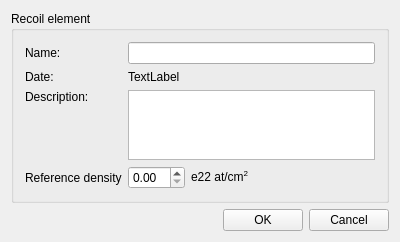
<?xml version="1.0" encoding="UTF-8"?>
<ui version="4.0">
 <class>RecoilInfoDialog</class>
 <widget class="QWidget" name="RecoilInfoDialog">
  <property name="enabled">
   <bool>true</bool>
  </property>
  <property name="geometry">
   <rect>
    <x>0</x>
    <y>0</y>
    <width>400</width>
    <height>228</height>
   </rect>
  </property>
  <property name="sizePolicy">
   <sizepolicy hsizetype="Preferred" vsizetype="Preferred">
    <horstretch>0</horstretch>
    <verstretch>0</verstretch>
   </sizepolicy>
  </property>
  <property name="minimumSize">
   <size>
    <width>400</width>
    <height>0</height>
   </size>
  </property>
  <property name="windowTitle">
   <string>Recoil element info</string>
  </property>
  <layout class="QGridLayout" name="gridLayout">
   <property name="sizeConstraint">
    <enum>QLayout::SetDefaultConstraint</enum>
   </property>
   <item row="0" column="1">
    <layout class="QVBoxLayout" name="verticalLayout">
     <item>
      <widget class="QGroupBox" name="groupBox_10">
       <property name="title">
        <string>Recoil element</string>
       </property>
       <layout class="QVBoxLayout" name="verticalLayout_7">
        <item>
         <layout class="QFormLayout" name="formLayout">
          <item row="0" column="0">
           <widget class="QLabel" name="label_31">
            <property name="text">
             <string>Name:</string>
            </property>
           </widget>
          </item>
          <item row="0" column="1">
           <widget class="QLineEdit" name="nameLineEdit">
            <property name="sizePolicy">
             <sizepolicy hsizetype="Expanding" vsizetype="Fixed">
              <horstretch>0</horstretch>
              <verstretch>0</verstretch>
             </sizepolicy>
            </property>
            <property name="minimumSize">
             <size>
              <width>0</width>
              <height>0</height>
             </size>
            </property>
            <property name="maximumSize">
             <size>
              <width>16777215</width>
              <height>16777215</height>
             </size>
            </property>
           </widget>
          </item>
          <item row="1" column="0">
           <widget class="QLabel" name="label_33">
            <property name="text">
             <string>Date:</string>
            </property>
           </widget>
          </item>
          <item row="1" column="1">
           <widget class="QLabel" name="dateLabel_2">
            <property name="sizePolicy">
             <sizepolicy hsizetype="Preferred" vsizetype="Fixed">
              <horstretch>0</horstretch>
              <verstretch>0</verstretch>
             </sizepolicy>
            </property>
            <property name="text">
             <string>TextLabel</string>
            </property>
           </widget>
          </item>
          <item row="2" column="0">
           <widget class="QLabel" name="label_32">
            <property name="text">
             <string>Description:</string>
            </property>
            <property name="alignment">
             <set>Qt::AlignLeading|Qt::AlignLeft|Qt::AlignTop</set>
            </property>
           </widget>
          </item>
          <item row="2" column="1">
           <widget class="QPlainTextEdit" name="descriptionLineEdit">
            <property name="sizePolicy">
             <sizepolicy hsizetype="Expanding" vsizetype="Expanding">
              <horstretch>0</horstretch>
              <verstretch>1</verstretch>
             </sizepolicy>
            </property>
            <property name="sizeAdjustPolicy">
             <enum>QAbstractScrollArea::AdjustToContents</enum>
            </property>
           </widget>
          </item>
          <item row="3" column="0">
           <widget class="QLabel" name="referenceDensityLabel">
            <property name="text">
             <string>Reference density</string>
            </property>
           </widget>
          </item>
          <item row="3" column="1">
           <widget class="QWidget" name="widget" native="true">
            <layout class="QHBoxLayout" name="horizontalLayout_4">
             <property name="spacing">
              <number>6</number>
             </property>
             <property name="leftMargin">
              <number>0</number>
             </property>
             <property name="topMargin">
              <number>0</number>
             </property>
             <property name="rightMargin">
              <number>0</number>
             </property>
             <property name="bottomMargin">
              <number>0</number>
             </property>
             <item>
              <widget class="QDoubleSpinBox" name="referenceDensityDoubleSpinBox">
               <property name="enabled">
                <bool>true</bool>
               </property>
               <property name="sizePolicy">
                <sizepolicy hsizetype="Fixed" vsizetype="Fixed">
                 <horstretch>0</horstretch>
                 <verstretch>0</verstretch>
                </sizepolicy>
               </property>
               <property name="singleStep">
                <double>0.010000000000000</double>
               </property>
              </widget>
             </item>
             <item>
              <widget class="QLabel" name="label">
               <property name="enabled">
                <bool>true</bool>
               </property>
               <property name="sizePolicy">
                <sizepolicy hsizetype="Preferred" vsizetype="Preferred">
                 <horstretch>0</horstretch>
                 <verstretch>0</verstretch>
                </sizepolicy>
               </property>
               <property name="text">
                <string>e22 at/cm&lt;sup&gt;2&lt;/sup&gt;</string>
               </property>
              </widget>
             </item>
            </layout>
           </widget>
          </item>
         </layout>
        </item>
       </layout>
      </widget>
     </item>
     <item>
      <layout class="QHBoxLayout" name="horizontalLayout">
       <item>
        <spacer name="horizontalSpacer">
         <property name="orientation">
          <enum>Qt::Horizontal</enum>
         </property>
         <property name="sizeHint" stdset="0">
          <size>
           <width>40</width>
           <height>20</height>
          </size>
         </property>
        </spacer>
       </item>
       <item>
        <widget class="QPushButton" name="okPushButton">
         <property name="text">
          <string>OK</string>
         </property>
        </widget>
       </item>
       <item>
        <widget class="QPushButton" name="cancelPushButton">
         <property name="text">
          <string>Cancel</string>
         </property>
        </widget>
       </item>
      </layout>
     </item>
    </layout>
   </item>
  </layout>
 </widget>
 <layoutdefault spacing="6" margin="11"/>
 <resources/>
 <connections/>
</ui>
